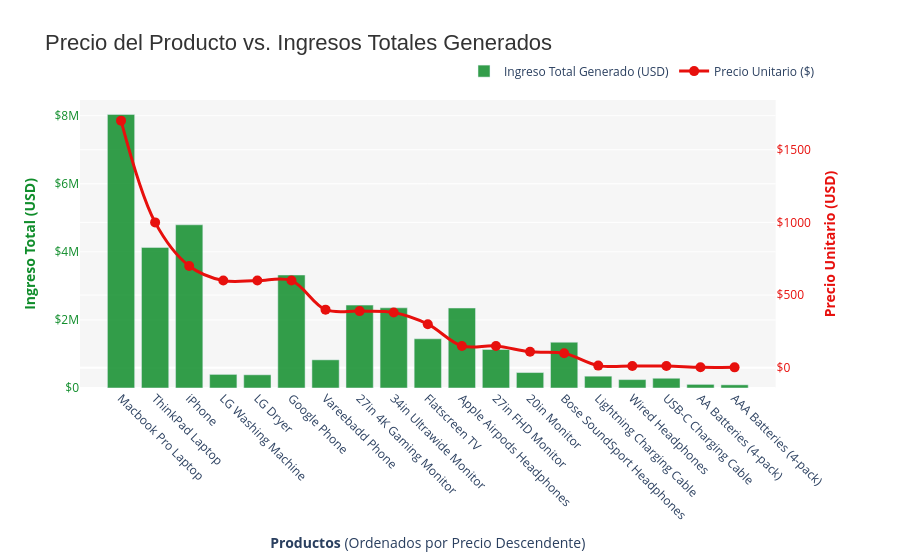

The notebook cell saved with this chart:
### Markdown cell above
#### Precios vs Ventas

### Code cell
# Agrupamos por producto, obtenemos su precio y sumamos la 'Venta' 
df_ingresos = df.groupby('Producto').agg({
    'Precio Unitario': 'mean',
    'Venta': 'sum'
}).reset_index()

# Ordenar del producto más caro al más barato
df_ingresos = df_ingresos.sort_values(by='Precio Unitario', ascending=False)

# Gráfico
fig = make_subplots(specs=[[{"secondary_y": True}]])

fig.add_trace(
    go.Bar(
        x=df_ingresos['Producto'],
        y=df_ingresos['Venta'],
        name="Ingreso Total Generado (USD)",
        marker_color='#108D2B', 
        opacity=0.85
    ),
    secondary_y=False,
)

fig.add_trace(
    go.Scatter(
        x=df_ingresos['Producto'],
        y=df_ingresos['Precio Unitario'],
        name="Precio Unitario ($)",
        mode='lines+markers',
        marker=dict(color='#E7100D', size=10), # Rojo vibrante
        line=dict(width=3, shape='spline')
    ),
    secondary_y=True,
)

fig.update_layout(
    title_text="Precio del Producto vs. Ingresos Totales Generados",
    title_font=dict(size=22, color='#333333', family="Arial"),
    plot_bgcolor='rgba(245, 245, 245, 0.9)',
    paper_bgcolor='white',
    hovermode="x unified", 
    legend=dict(
        orientation="h",
        yanchor="bottom",
        y=1.05,
        xanchor="right",
        x=1
    ),
    margin=dict(t=100, b=120)
)


fig.update_xaxes(title_text="<b>Productos</b> (Ordenados por Precio Descendente)", tickangle=45)

fig.update_yaxes(title_text="<b>Ingreso Total (USD)</b>", secondary_y=False, color='#108D2B', tickprefix="$")
fig.update_yaxes(title_text="<b>Precio Unitario (USD)</b>", secondary_y=True, color='#E7100D', tickprefix="$")

fig.show()

### Figure 1 — Plotly figure (JSON) as saved in the notebook; plotly's stock layout.template omitted (floating-point values rounded to 4 significant figures)
{"data": [{"marker": {"color": "#108D2B"}, "name": "Ingreso Total Generado (USD)", "opacity": 0.85, "type": "bar", "x": ["Macbook Pro Laptop", "ThinkPad Laptop", "iPhone", "LG Washing Machine", "LG Dryer", "Google Phone", "Vareebadd Phone", "27in 4K Gaming Monitor", "34in Ultrawide Monitor", "Flatscreen TV", "Apple Airpods Headphones", "27in FHD Monitor", "20in Monitor", "Bose SoundSport Headphones", "Lightning Charging Cable", "Wired Headphones", "USB-C Charging Cable", "AA Batteries (4-pack)", "AAA Batteries (4-pack)"], "xaxis": "x", "y": [8038000.0, 4130000.0, 4794000.0, 399600.0, 387600.0, 3319000.0, 827200.0, 2435000.0, 2356000.0, 1446000.0, 2349000.0, 1132000.0, 454100.0, 1346000.0, 347100.0, 246500.0, 286500.0, 106100.0, 92740.0], "yaxis": "y"}, {"line": {"shape": "spline", "width": 3}, "marker": {"color": "#E7100D", "size": 10}, "mode": "lines+markers", "name": "Precio Unitario ($)", "type": "scatter", "x": ["Macbook Pro Laptop", "ThinkPad Laptop", "iPhone", "LG Washing Machine", "LG Dryer", "Google Phone", "Vareebadd Phone", "27in 4K Gaming Monitor", "34in Ultrawide Monitor", "Flatscreen TV", "Apple Airpods Headphones", "27in FHD Monitor", "20in Monitor", "Bose SoundSport Headphones", "Lightning Charging Cable", "Wired Headphones", "USB-C Charging Cable", "AA Batteries (4-pack)", "AAA Batteries (4-pack)"], "xaxis": "x", "y": [1700.0, 1000.0, 700.0, 600.0, 600.0, 600.0, 400.0, 390.0, 380.0, 300.0, 150.0, 150.0, 110.0, 99.99, 14.95, 11.99, 11.95, 3.84, 2.99], "yaxis": "y2"}], "layout": {"hovermode": "x unified", "legend": {"orientation": "h", "x": 1, "xanchor": "right", "y": 1.05, "yanchor": "bottom"}, "margin": {"b": 120, "t": 100}, "paper_bgcolor": "white", "plot_bgcolor": "rgba(245, 245, 245, 0.9)", "title": {"font": {"color": "#333333", "family": "Arial", "size": 22}, "text": "Precio del Producto vs. Ingresos Totales Generados"}, "xaxis": {"anchor": "y", "domain": [0, 0.94], "tickangle": 45, "title": {"text": "<b>Productos</b> (Ordenados por Precio Descendente)"}}, "yaxis": {"anchor": "x", "color": "#108D2B", "domain": [0, 1], "tickprefix": "$", "title": {"text": "<b>Ingreso Total (USD)</b>"}}, "yaxis2": {"anchor": "x", "color": "#E7100D", "overlaying": "y", "side": "right", "tickprefix": "$", "title": {"text": "<b>Precio Unitario (USD)</b>"}}}}
